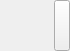
<?xml version="1.0" encoding="UTF-8"?>
<ui version="4.0">
 <class>vcl::qt::GenericEditorFrame</class>
 <widget class="QFrame" name="vcl::qt::GenericEditorFrame">
  <property name="geometry">
   <rect>
    <x>0</x>
    <y>0</y>
    <width>70</width>
    <height>51</height>
   </rect>
  </property>
  <property name="sizePolicy">
   <sizepolicy hsizetype="Fixed" vsizetype="Fixed">
    <horstretch>0</horstretch>
    <verstretch>0</verstretch>
   </sizepolicy>
  </property>
  <property name="windowTitle">
   <string>Frame</string>
  </property>
  <layout class="QHBoxLayout" name="horizontalLayout">
   <property name="spacing">
    <number>0</number>
   </property>
   <property name="leftMargin">
    <number>0</number>
   </property>
   <property name="topMargin">
    <number>0</number>
   </property>
   <property name="rightMargin">
    <number>0</number>
   </property>
   <property name="bottomMargin">
    <number>0</number>
   </property>
   <item>
    <widget class="QFrame" name="buttonFrame">
     <property name="minimumSize">
      <size>
       <width>0</width>
       <height>50</height>
      </size>
     </property>
     <property name="maximumSize">
      <size>
       <width>16777215</width>
       <height>50</height>
      </size>
     </property>
     <property name="frameShape">
      <enum>QFrame::Shape::NoFrame</enum>
     </property>
     <property name="frameShadow">
      <enum>QFrame::Shadow::Plain</enum>
     </property>
     <layout class="QHBoxLayout" name="horizontalLayout_2">
      <property name="spacing">
       <number>0</number>
      </property>
      <property name="leftMargin">
       <number>0</number>
      </property>
      <property name="topMargin">
       <number>0</number>
      </property>
      <property name="rightMargin">
       <number>0</number>
      </property>
      <property name="bottomMargin">
       <number>0</number>
      </property>
     </layout>
    </widget>
   </item>
   <item>
    <widget class="QPushButton" name="settingsPushButton">
     <property name="sizePolicy">
      <sizepolicy hsizetype="Fixed" vsizetype="MinimumExpanding">
       <horstretch>0</horstretch>
       <verstretch>0</verstretch>
      </sizepolicy>
     </property>
     <property name="maximumSize">
      <size>
       <width>16</width>
       <height>16777215</height>
      </size>
     </property>
     <property name="layoutDirection">
      <enum>Qt::LayoutDirection::LeftToRight</enum>
     </property>
     <property name="text">
      <string/>
     </property>
     <property name="checkable">
      <bool>false</bool>
     </property>
    </widget>
   </item>
  </layout>
 </widget>
 <resources/>
 <connections/>
</ui>
